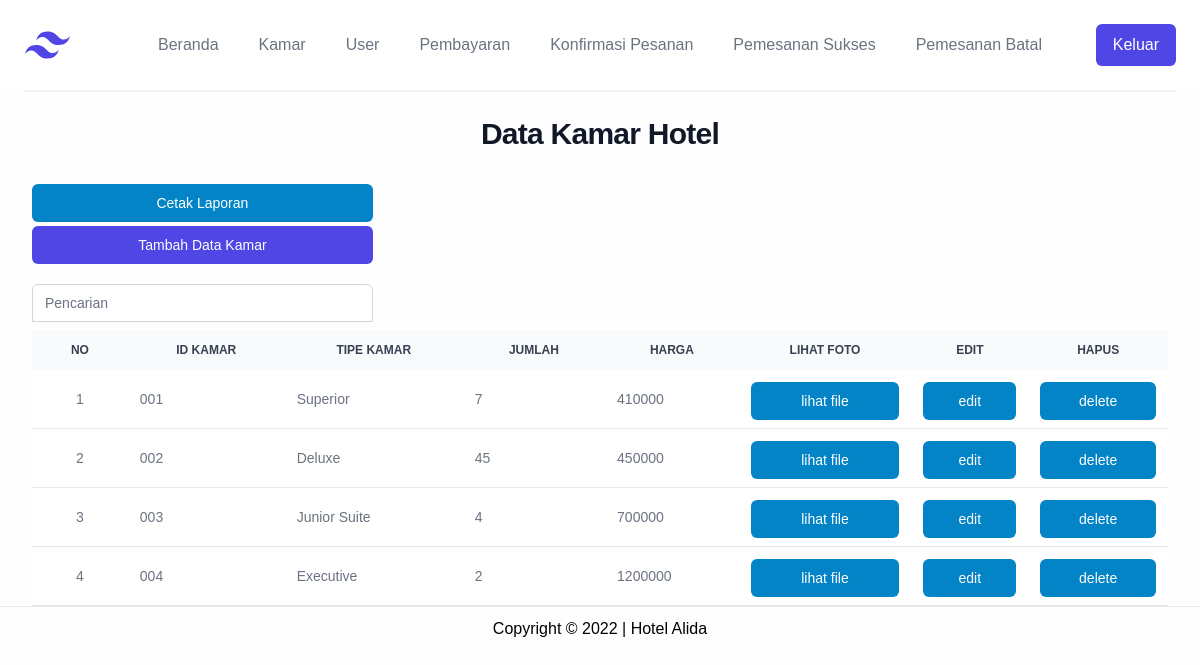
Page /admin/kamar/lihat.php (signed in) on the committed database.
### tables this page shows
CREATE TABLE `kamar` (
  `idkamar` varchar(10) NOT NULL,
  `tipe` varchar(50) NOT NULL,
  `jumlah` int(11) NOT NULL,
  `harga` int(11) NOT NULL,
  `gambar` varchar(1000) NOT NULL
);

### admin/kamar/lihat.php (the view, shortened to what this page needs)
<?php
    require_once "../../viewmaster/header.php";
    require_once "../view/menu.php";
    require_once "../../datamaster/koneksiDB.php";
	if(isset($_GET['cari'])){
		$cari =$_GET['cari'];
		$sql = $pdo->query( "SELECT * FROM kamar where
							   idkamar like '%".$cari."%'
							OR tipe like '%".$cari."%'
							OR jumlah like '%".$cari."%'
							OR harga like '%".$cari."%'
						  ");
	}else{
		$sql = $pdo->query ("select * from kamar order by idkamar asc");
	}
?>
<div class="mx-auto max-w-2xl px-4 lg:max-w-7xl lg:px-8">
	<div>
		<h2 class="mt-6 text-center text-3xl font-bold tracking-tight text-gray-900">
			Data Kamar Hotel
		</h2>
	</div>
    <div style="width:30%" class="mt-8">
		<a href="laporan.php" target="_blank" type="button" class="mt-1 group relative flex w-full justify-center rounded-md border border-transparent bg-sky-600 py-2 px-4 text-sm font-medium text-white hover:bg-sky-700 focus:outline-none focus:ring-2 focus:ring-sky-500 focus:ring-offset-2">
			Cetak Laporan
		</a>
		<a href="tambah.php" type="button" class="mt-1 group relative flex w-full justify-center rounded-md border border-transparent bg-indigo-600 py-2 px-4 text-sm font-medium text-white hover:bg-indigo-700 focus:outline-none focus:ring-2 focus:ring-indigo-500 focus:ring-offset-2">
			Tambah Data Kamar
		</a>
		<form action="" method="GET" class="mt-5">
			<input type="search" placeholder="Pencarian" name="cari" class="relative block w-full appearance-none rounded-none rounded-t-md border border-gray-300 px-3 py-2 text-gray-900 placeholder-gray-500 focus:z-10 focus:border-indigo-500 focus:outline-none focus:ring-indigo-500 sm:text-sm">
		</form>
	</div>
    <div class="overflow-x-auto relative">
		<table class="w-full text-sm text-left text-gray-500 mt-2">
			<thead class="text-center text-xs text-gray-700 uppercase bg-gray-50 dark:bg-gray-700 dark:text-gray-400">
				<tr>
					<th class="py-3 px-6">No</th>
					<th class="py-3 px-6">ID Kamar</th>
					<th class="py-3 px-6">Tipe kamar</th>
					<th class="py-3 px-6">Jumlah</th>
					<th class="py-3 px-6">Harga</th>
					<th class="py-3 px-6">Lihat Foto</th>
					<th class="py-3 px-6">Edit</th>
					<th class="py-3 px-6">Hapus</th>
				</tr>
			</thead>
			<tbody class="bg-white border-b white:bg-gray-800 white:border-gray-700">
				<?php $no =  ''; foreach($sql as $data){ $no++; ?>
				<tr class="border-b">
					<td class="text-center py-2 px-3"><?php echo $no ?></td>
					<td class="py-2 px-3"><?php echo $data['idkamar'] ?></td>
					<td class="py-2 px-3"><?php echo $data['tipe'] ?></td>
					<td class="py-2 px-3"><?php echo $data['jumlah'] ?></td>
					<td class="py-2 px-3"><?php echo $data['harga'] ?></td>
					<td class="py-2 px-3"><a href="../../gambar/<?php echo $data['gambar'];?>" target="_blank"><button class="mt-1 group relative flex w-full justify-center rounded-md border border-transparent bg-sky-600 py-2 px-4 text-sm font-medium text-white hover:bg-sky-700 focus:outline-none focus:ring-2 focus:ring-sky-500 focus:ring-offset-2">lihat file</button></a></td>
					<td class="py-2 px-3">
						<a href="edit.php?id=<?php echo $data['idkamar'];?>" ><button class="mt-1 group relative flex w-full justify-center rounded-md border border-transparent bg-sky-600 py-2 px-4 text-sm font-medium text-white hover:bg-sky-700 focus:outline-none focus:ring-2 focus:ring-sky-500 focus:ring-offset-2">edit</button></a>
					</td>
					<td class="py-2 px-3">
						<a href="delete.php?id=<?php echo $data['idkamar'];?>" onclick="return confirm('Anda akan menghapus?')"><button class="mt-1 group relative flex w-full justify-center rounded-md border border-transparent bg-sky-600 py-2 px-4 text-sm font-medium text-white hover:bg-sky-700 focus:outline-none focus:ring-2 focus:ring-sky-500 focus:ring-offset-2">delete</button></a>
					</td>
				</tr>
				<?php } ?>
			</tbody>
		</table>
	</div>
</div>
<?php require_once "../../viewmaster/footer.php"; ?>

### rows in the picture
kamar: idkamar "001", tipe "Superior", jumlah "7", harga "410000"
kamar: idkamar "002", tipe "Deluxe", jumlah "45", harga "450000"
kamar: idkamar "003", tipe "Junior Suite", jumlah "4", harga "700000"
kamar: idkamar "004", tipe "Executive", jumlah "2", harga "1200000"
